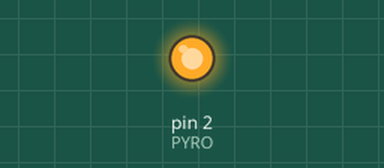
This sketch was run on a simulated Arduino Uno, built with avr-gcc and run on an emulated ATmega328P. On the bench: output pins drawn as LEDs (lit = HIGH).

Above: at 0.5 s.
At 5.0 s:
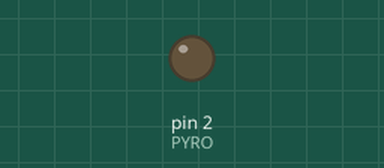
Timing chart, 0 to 6.9 s (numbered marks = the images above):
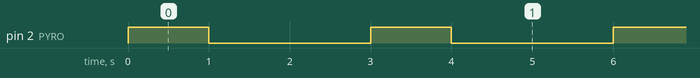

Measured:
- by itself, pin 2 (PYRO): alternates HIGH for 1.0 s and LOW for 2.0 s

The sketch:

MOSFETwithLEDtest.ino
```cpp
#define PYRO 2

void setup() {
  // put your setup code here, to run once:
pinMode(PYRO, OUTPUT);
}

void loop() {
  // put your main code here, to run repeatedly:
digitalWrite(PYRO, HIGH);
delay(1000);
digitalWrite(PYRO,LOW);
delay(2000);

}
```
